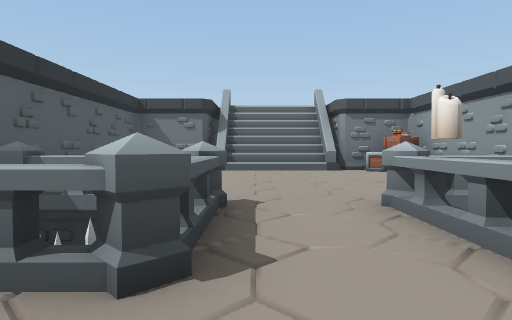
View 1 (above)

20 first-person views from a walk through a Unity game level. The camera is 1.2 m above the floor, tilts 2° down and sees 75° across. The floor is counted in squares, 2 m on a side. Each view is taken from the middle of a square. On the plan, view 1 faces up. The plan holds only what a view shows up to about 10 squares ahead; the rest is blank. The player character is not drawn.

View 2
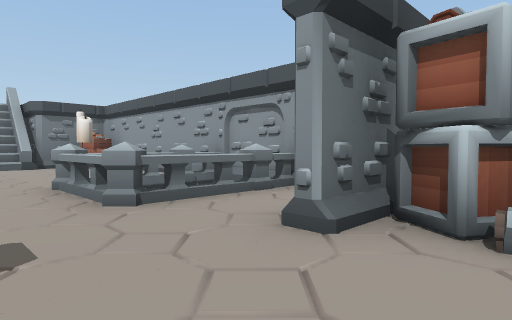

View 3
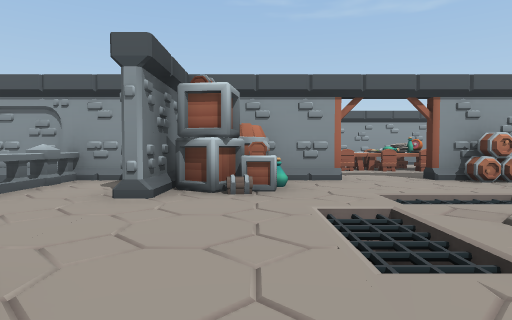

View 4
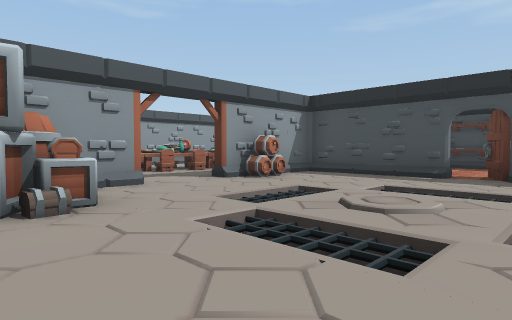

View 5
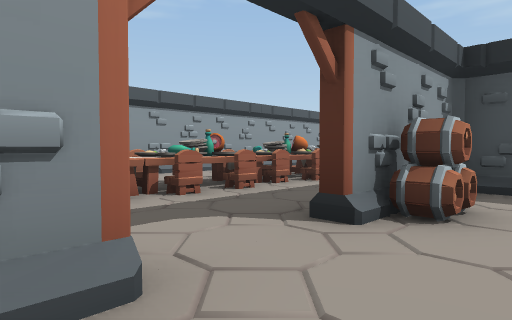

View 6
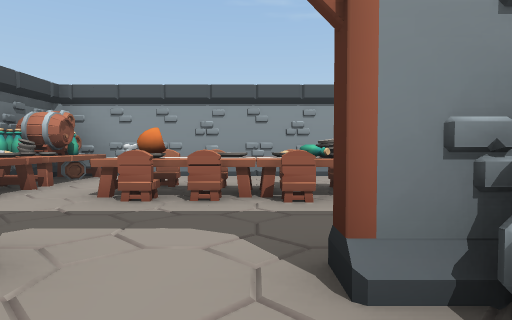

View 7
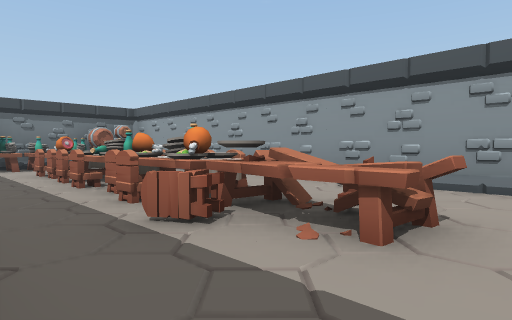

View 8
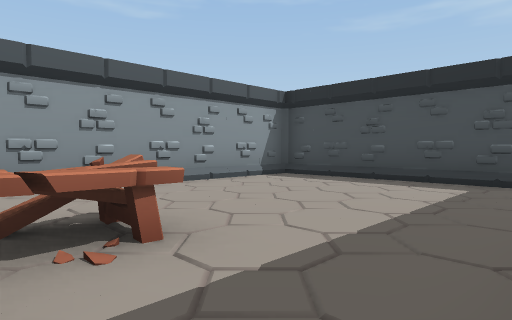

View 9
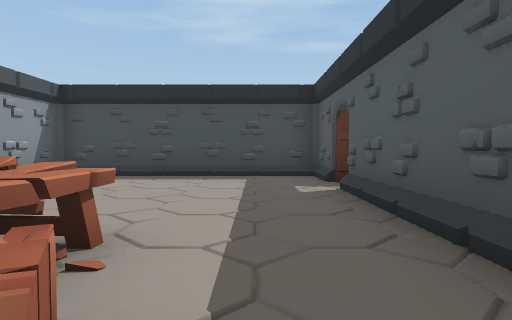

View 10
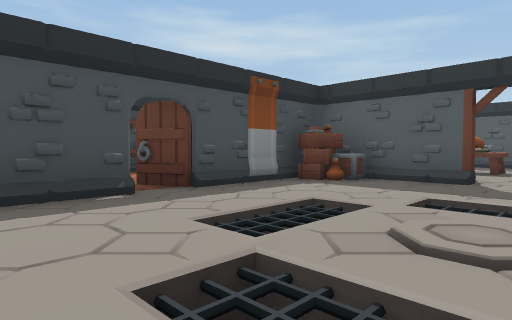

View 11
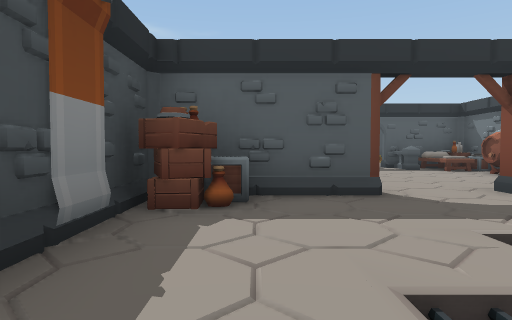

View 12
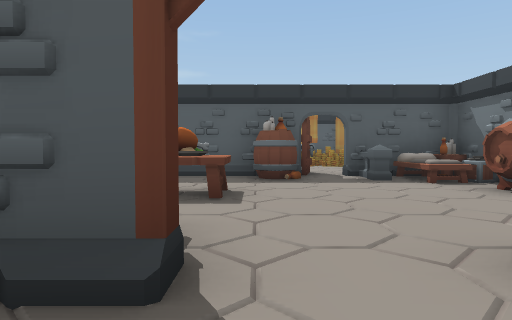

View 13
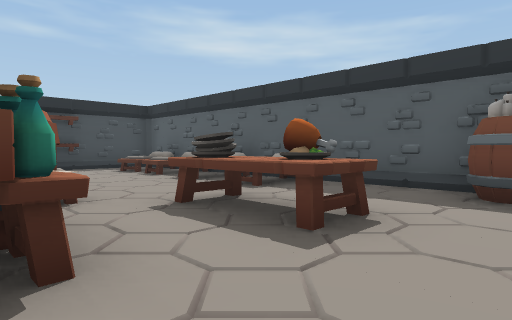

View 14
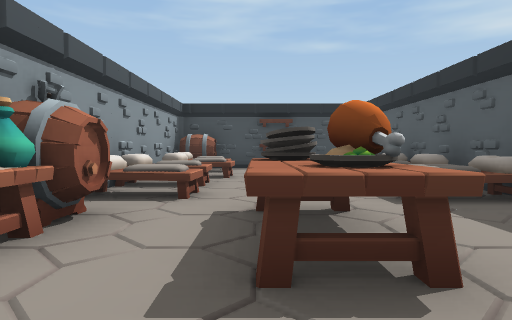

View 15
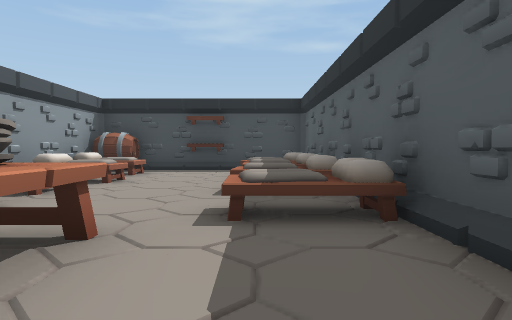

View 16
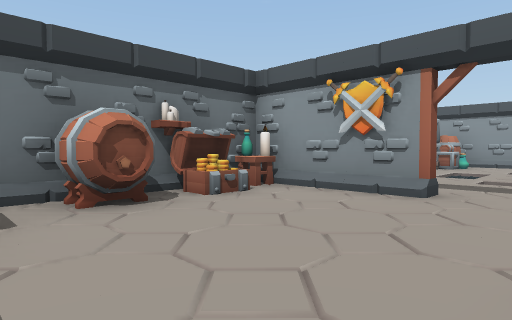

View 17
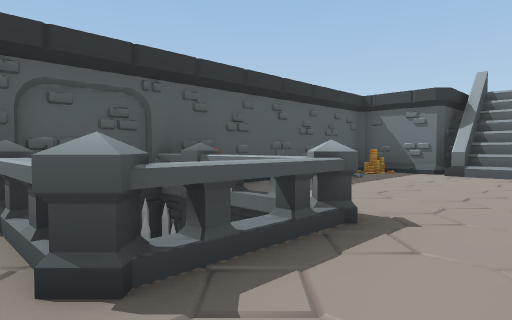

View 18
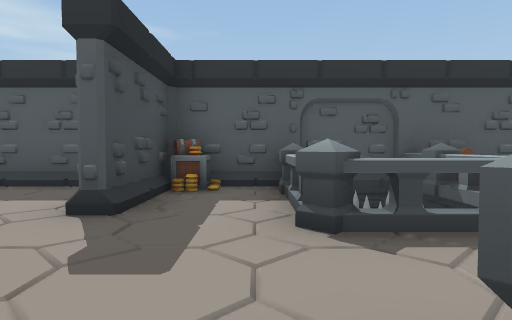

View 19
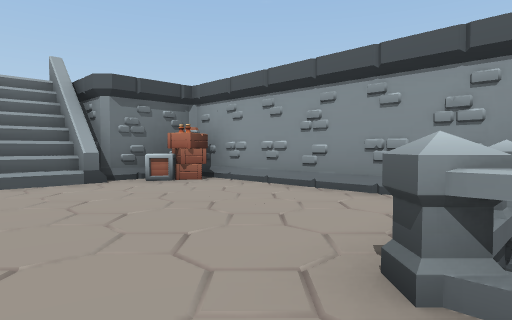

View 20
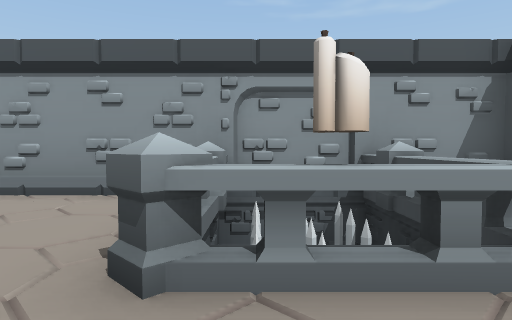

### Floor plan
Key: @ floor where view 1 was taken; # wall or solid block; . main floor; : floor 1 m higher than the main floor; + floor 4 m higher than the main floor; / step, stairs or slope; ^ raised ledge; v drop or lower ground; C crate; B barrier; T table; H chair; S shelf; A banner; E bed; R barrel; F chest; N candle; P spikes; O other object.
Columns run from 10 left of view 1 to 11 right of it. Each row starts with its distance up from view 1.
 11          +##+
 10         #^//^#
  9        O.///#CC
  8       #........#
  7       #........#
  6       #........#
  5       #........#
  4       #O.......#
  3       #OOB..BOP#
  2       #POB..BOO#
  1       #........#
  0        O#.@.# .#
 -1  EEOOFN .....O#TTTTTT
 -2  EE...T#.....OOT.....#
 -3 #B.....#..vv...#.TT..#
 -4 #R.......v  v....HO..#
 -5 #R.......v  v....HT..#
 -6 ##.TT.O...vv..O#.HO..#
 -7 #..TT.OC.......#.HO..#
 -8  EE..EOC.A.#####.HO..#
 -9  EE..EE   ##    .TT..#
-10  EE..EES      S..HO..#
-11  EE..EES  ...  ..:...#
-12  #E..E# SOOSSS ......#
-13  EE..EE SSS    #.....#
-14  ####OO       ##.....#
-15               #......#
-16               #......#
-17               ########

Positions as (right, up) in squares from view 1, and headings:
1: (0, 0), facing up
2: (0, -2), facing up-right
3: (-2, -2), facing right
4: (-1, -1), facing down-right
5: (3, -3), facing down-right
6: (3, -5), facing right
7: (5, -12), facing up-right
8: (5, -10), facing down-right
9: (6, -9), facing down
10: (3, -4), facing down-left
11: (1, -7), facing left
12: (-2, -5), facing left
13: (-4, -4), facing down-left
14: (-6, -4), facing down
15: (-8, -5), facing down
16: (-8, -5), facing up-right
17: (1, 1), facing up-left
18: (2, 1), facing left
19: (0, 3), facing up-right
20: (0, 3), facing right
